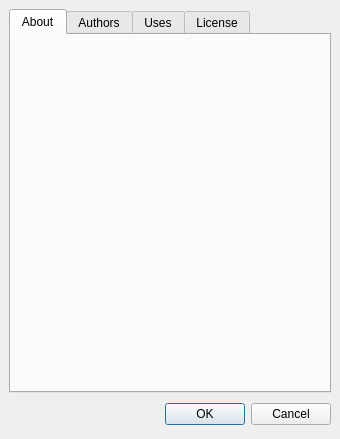
<ui version="4.0" >
 <author></author>
 <comment></comment>
 <exportmacro></exportmacro>
 <class>Dialog</class>
 <widget class="QDialog" name="Dialog" >
  <property name="geometry" >
   <rect>
    <x>0</x>
    <y>0</y>
    <width>340</width>
    <height>439</height>
   </rect>
  </property>
  <property name="windowTitle" >
   <string>Dialog</string>
  </property>
  <layout class="QVBoxLayout" >
   <property name="margin" >
    <number>9</number>
   </property>
   <property name="spacing" >
    <number>6</number>
   </property>
   <item>
    <widget class="QTabWidget" name="tabWidget" >
     <widget class="QWidget" name="tab" >
      <attribute name="title" >
       <string>About</string>
      </attribute>
      <layout class="QVBoxLayout" >
       <property name="margin" >
        <number>9</number>
       </property>
       <property name="spacing" >
        <number>6</number>
       </property>
       <item>
        <widget class="QLabel" name="label" >
         <property name="text" >
          <string/>
         </property>
         <property name="pixmap" >
          <pixmap resource="grafity.qrc" >:/images/splash01.jpg</pixmap>
         </property>
        </widget>
       </item>
      </layout>
     </widget>
     <widget class="QWidget" name="tab_2" >
      <attribute name="title" >
       <string>Authors</string>
      </attribute>
     </widget>
     <widget class="QWidget" name="tab_4" >
      <attribute name="title" >
       <string>Uses</string>
      </attribute>
      <layout class="QVBoxLayout" >
       <property name="margin" >
        <number>9</number>
       </property>
       <property name="spacing" >
        <number>6</number>
       </property>
       <item>
        <layout class="QHBoxLayout" >
         <property name="margin" >
          <number>0</number>
         </property>
         <property name="spacing" >
          <number>6</number>
         </property>
         <item>
          <widget class="QLabel" name="label_3" >
           <property name="text" >
            <string>Powered by Python</string>
           </property>
           <property name="wordWrap" >
            <bool>true</bool>
           </property>
          </widget>
         </item>
         <item>
          <widget class="QLabel" name="label_2" >
           <property name="text" >
            <string/>
           </property>
           <property name="pixmap" >
            <pixmap resource="grafity.qrc" >:/images/python-logo.gif</pixmap>
           </property>
          </widget>
         </item>
        </layout>
       </item>
       <item>
        <layout class="QHBoxLayout" >
         <property name="margin" >
          <number>0</number>
         </property>
         <property name="spacing" >
          <number>6</number>
         </property>
         <item>
          <widget class="QLabel" name="label_5" >
           <property name="text" >
            <string>User interface built using Qt</string>
           </property>
           <property name="wordWrap" >
            <bool>true</bool>
           </property>
          </widget>
         </item>
         <item>
          <widget class="QLabel" name="label_4" >
           <property name="text" >
            <string/>
           </property>
           <property name="pixmap" >
            <pixmap resource="grafity.qrc" >:/images/qt.png</pixmap>
           </property>
          </widget>
         </item>
        </layout>
       </item>
       <item>
        <widget class="QLabel" name="label_6" >
         <property name="text" >
          <string>Graphs by Qwt</string>
         </property>
        </widget>
       </item>
       <item>
        <widget class="QLabel" name="label_7" >
         <property name="text" >
          <string>Math by numpy</string>
         </property>
        </widget>
       </item>
       <item>
        <spacer>
         <property name="orientation" >
          <enum>Qt::Vertical</enum>
         </property>
         <property name="sizeHint" >
          <size>
           <width>20</width>
           <height>40</height>
          </size>
         </property>
        </spacer>
       </item>
      </layout>
     </widget>
     <widget class="QWidget" name="tab_3" >
      <attribute name="title" >
       <string>License</string>
      </attribute>
      <layout class="QVBoxLayout" >
       <property name="margin" >
        <number>9</number>
       </property>
       <property name="spacing" >
        <number>6</number>
       </property>
       <item>
        <widget class="QTextBrowser" name="textBrowser" >
         <property name="acceptRichText" >
          <bool>true</bool>
         </property>
        </widget>
       </item>
      </layout>
     </widget>
    </widget>
   </item>
   <item>
    <layout class="QHBoxLayout" >
     <property name="margin" >
      <number>0</number>
     </property>
     <property name="spacing" >
      <number>6</number>
     </property>
     <item>
      <spacer>
       <property name="orientation" >
        <enum>Qt::Horizontal</enum>
       </property>
       <property name="sizeHint" >
        <size>
         <width>131</width>
         <height>31</height>
        </size>
       </property>
      </spacer>
     </item>
     <item>
      <widget class="QPushButton" name="okButton" >
       <property name="text" >
        <string>OK</string>
       </property>
      </widget>
     </item>
     <item>
      <widget class="QPushButton" name="cancelButton" >
       <property name="text" >
        <string>Cancel</string>
       </property>
      </widget>
     </item>
    </layout>
   </item>
  </layout>
 </widget>
 <pixmapfunction></pixmapfunction>
 <resources>
  <include location="grafity.qrc" />
 </resources>
 <connections>
  <connection>
   <sender>okButton</sender>
   <signal>clicked()</signal>
   <receiver>Dialog</receiver>
   <slot>accept()</slot>
   <hints>
    <hint type="sourcelabel" >
     <x>278</x>
     <y>253</y>
    </hint>
    <hint type="destinationlabel" >
     <x>96</x>
     <y>254</y>
    </hint>
   </hints>
  </connection>
  <connection>
   <sender>cancelButton</sender>
   <signal>clicked()</signal>
   <receiver>Dialog</receiver>
   <slot>reject()</slot>
   <hints>
    <hint type="sourcelabel" >
     <x>369</x>
     <y>253</y>
    </hint>
    <hint type="destinationlabel" >
     <x>179</x>
     <y>282</y>
    </hint>
   </hints>
  </connection>
 </connections>
</ui>
